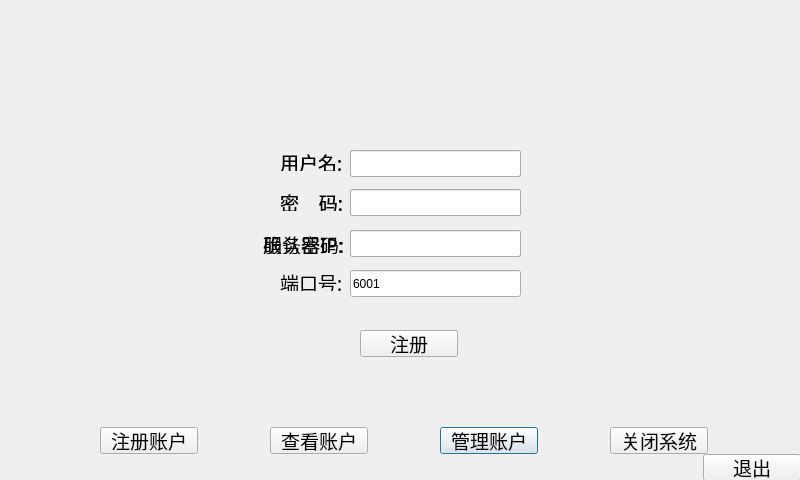
<?xml version="1.0" encoding="UTF-8"?>
<ui version="4.0">
 <class>Login</class>
 <widget class="QDialog" name="Login">
  <property name="geometry">
   <rect>
    <x>0</x>
    <y>0</y>
    <width>800</width>
    <height>480</height>
   </rect>
  </property>
  <property name="windowTitle">
   <string>Login</string>
  </property>
  <widget class="QWidget" name="anniu" native="true">
   <property name="geometry">
    <rect>
     <x>70</x>
     <y>420</y>
     <width>671</width>
     <height>41</height>
    </rect>
   </property>
   <widget class="QPushButton" name="pushButton_4">
    <property name="geometry">
     <rect>
      <x>370</x>
      <y>7</y>
      <width>98</width>
      <height>27</height>
     </rect>
    </property>
    <property name="font">
     <font>
      <family>文泉驿微米黑</family>
      <pointsize>14</pointsize>
     </font>
    </property>
    <property name="text">
     <string>管理账户</string>
    </property>
   </widget>
   <widget class="QPushButton" name="pushButton">
    <property name="geometry">
     <rect>
      <x>30</x>
      <y>7</y>
      <width>98</width>
      <height>27</height>
     </rect>
    </property>
    <property name="font">
     <font>
      <family>文泉驿微米黑</family>
      <pointsize>14</pointsize>
     </font>
    </property>
    <property name="text">
     <string>注册账户</string>
    </property>
   </widget>
   <widget class="QPushButton" name="pushButton_2">
    <property name="geometry">
     <rect>
      <x>200</x>
      <y>7</y>
      <width>98</width>
      <height>27</height>
     </rect>
    </property>
    <property name="font">
     <font>
      <family>文泉驿微米黑</family>
      <pointsize>14</pointsize>
     </font>
    </property>
    <property name="text">
     <string>查看账户</string>
    </property>
   </widget>
   <widget class="QPushButton" name="pushButton_3">
    <property name="geometry">
     <rect>
      <x>540</x>
      <y>7</y>
      <width>98</width>
      <height>27</height>
     </rect>
    </property>
    <property name="font">
     <font>
      <family>文泉驿微米黑</family>
      <pointsize>14</pointsize>
     </font>
    </property>
    <property name="text">
     <string>关闭系统</string>
    </property>
   </widget>
  </widget>
  <widget class="QWidget" name="denglu" native="true">
   <property name="geometry">
    <rect>
     <x>250</x>
     <y>150</y>
     <width>291</width>
     <height>211</height>
    </rect>
   </property>
   <widget class="QPushButton" name="dl">
    <property name="geometry">
     <rect>
      <x>110</x>
      <y>180</y>
      <width>98</width>
      <height>27</height>
     </rect>
    </property>
    <property name="font">
     <font>
      <family>文泉驿微米黑</family>
      <pointsize>14</pointsize>
     </font>
    </property>
    <property name="text">
     <string>登录</string>
    </property>
   </widget>
   <widget class="QLabel" name="label_4">
    <property name="geometry">
     <rect>
      <x>30</x>
      <y>124</y>
      <width>67</width>
      <height>17</height>
     </rect>
    </property>
    <property name="font">
     <font>
      <family>文泉驿微米黑</family>
      <pointsize>14</pointsize>
     </font>
    </property>
    <property name="text">
     <string>端口号:</string>
    </property>
   </widget>
   <widget class="QLineEdit" name="yhm">
    <property name="geometry">
     <rect>
      <x>100</x>
      <y>0</y>
      <width>171</width>
      <height>27</height>
     </rect>
    </property>
    <property name="text">
     <string>Xianyu</string>
    </property>
   </widget>
   <widget class="QLineEdit" name="mm">
    <property name="geometry">
     <rect>
      <x>100</x>
      <y>39</y>
      <width>171</width>
      <height>27</height>
     </rect>
    </property>
    <property name="text">
     <string>123456</string>
    </property>
    <property name="echoMode">
     <enum>QLineEdit::Password</enum>
    </property>
   </widget>
   <widget class="QLabel" name="label_3">
    <property name="geometry">
     <rect>
      <x>13</x>
      <y>84</y>
      <width>91</width>
      <height>20</height>
     </rect>
    </property>
    <property name="font">
     <font>
      <family>文泉驿微米黑</family>
      <pointsize>14</pointsize>
     </font>
    </property>
    <property name="text">
     <string>服务器IP:</string>
    </property>
   </widget>
   <widget class="QLineEdit" name="dk">
    <property name="geometry">
     <rect>
      <x>100</x>
      <y>120</y>
      <width>171</width>
      <height>27</height>
     </rect>
    </property>
    <property name="text">
     <string>6001</string>
    </property>
   </widget>
   <widget class="QLineEdit" name="ip">
    <property name="geometry">
     <rect>
      <x>100</x>
      <y>80</y>
      <width>171</width>
      <height>27</height>
     </rect>
    </property>
    <property name="text">
     <string>10.3.1.2</string>
    </property>
   </widget>
   <widget class="QLabel" name="label_2">
    <property name="geometry">
     <rect>
      <x>30</x>
      <y>44</y>
      <width>71</width>
      <height>17</height>
     </rect>
    </property>
    <property name="font">
     <font>
      <family>文泉驿微米黑</family>
      <pointsize>14</pointsize>
     </font>
    </property>
    <property name="text">
     <string>密    码:</string>
    </property>
   </widget>
   <widget class="QLabel" name="label">
    <property name="geometry">
     <rect>
      <x>30</x>
      <y>4</y>
      <width>67</width>
      <height>17</height>
     </rect>
    </property>
    <property name="font">
     <font>
      <family>文泉驿微米黑</family>
      <pointsize>14</pointsize>
     </font>
    </property>
    <property name="text">
     <string>用户名:</string>
    </property>
   </widget>
  </widget>
  <widget class="QPushButton" name="exit">
   <property name="geometry">
    <rect>
     <x>703</x>
     <y>454</y>
     <width>98</width>
     <height>27</height>
    </rect>
   </property>
   <property name="font">
    <font>
     <family>文泉驿微米黑</family>
     <pointsize>14</pointsize>
    </font>
   </property>
   <property name="text">
    <string>退出</string>
   </property>
  </widget>
  <widget class="QWidget" name="zhuce" native="true">
   <property name="geometry">
    <rect>
     <x>260</x>
     <y>144</y>
     <width>269</width>
     <height>211</height>
    </rect>
   </property>
   <widget class="QLineEdit" name="zcm">
    <property name="geometry">
     <rect>
      <x>90</x>
      <y>6</y>
      <width>171</width>
      <height>27</height>
     </rect>
    </property>
   </widget>
   <widget class="QLineEdit" name="zcmm">
    <property name="geometry">
     <rect>
      <x>90</x>
      <y>45</y>
      <width>171</width>
      <height>27</height>
     </rect>
    </property>
    <property name="echoMode">
     <enum>QLineEdit::Password</enum>
    </property>
   </widget>
   <widget class="QLabel" name="label_5">
    <property name="geometry">
     <rect>
      <x>20</x>
      <y>50</y>
      <width>71</width>
      <height>17</height>
     </rect>
    </property>
    <property name="font">
     <font>
      <family>文泉驿微米黑</family>
      <pointsize>14</pointsize>
     </font>
    </property>
    <property name="text">
     <string>密    码:</string>
    </property>
   </widget>
   <widget class="QLabel" name="label_6">
    <property name="geometry">
     <rect>
      <x>20</x>
      <y>10</y>
      <width>67</width>
      <height>17</height>
     </rect>
    </property>
    <property name="font">
     <font>
      <family>文泉驿微米黑</family>
      <pointsize>14</pointsize>
     </font>
    </property>
    <property name="text">
     <string>用户名:</string>
    </property>
   </widget>
   <widget class="QLineEdit" name="qrmm">
    <property name="geometry">
     <rect>
      <x>90</x>
      <y>86</y>
      <width>171</width>
      <height>27</height>
     </rect>
    </property>
    <property name="echoMode">
     <enum>QLineEdit::Password</enum>
    </property>
   </widget>
   <widget class="QLabel" name="label_7">
    <property name="geometry">
     <rect>
      <x>3</x>
      <y>90</y>
      <width>81</width>
      <height>20</height>
     </rect>
    </property>
    <property name="font">
     <font>
      <family>文泉驿微米黑</family>
      <pointsize>14</pointsize>
     </font>
    </property>
    <property name="text">
     <string>确认密码:</string>
    </property>
   </widget>
   <widget class="QPushButton" name="zc">
    <property name="geometry">
     <rect>
      <x>100</x>
      <y>186</y>
      <width>98</width>
      <height>27</height>
     </rect>
    </property>
    <property name="font">
     <font>
      <family>文泉驿微米黑</family>
      <pointsize>14</pointsize>
     </font>
    </property>
    <property name="text">
     <string>注册</string>
    </property>
   </widget>
  </widget>
 </widget>
 <layoutdefault spacing="6" margin="11"/>
 <resources/>
 <connections>
  <connection>
   <sender>pushButton_3</sender>
   <signal>clicked()</signal>
   <receiver>Login</receiver>
   <slot>accept()</slot>
   <hints>
    <hint type="sourcelabel">
     <x>648</x>
     <y>441</y>
    </hint>
    <hint type="destinationlabel">
     <x>790</x>
     <y>402</y>
    </hint>
   </hints>
  </connection>
 </connections>
</ui>
